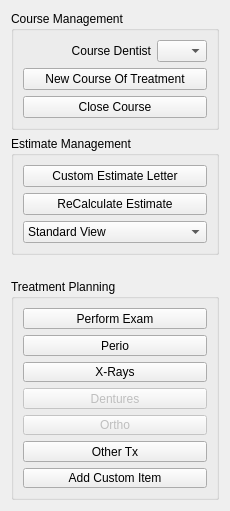
                     <widget class="QWidget" name="scrollAreaWidgetContents_4">
                      <property name="geometry">
                       <rect>
                        <x>0</x>
                        <y>0</y>
                        <width>217</width>
                        <height>511</height>
                       </rect>
                      </property>
                      <layout class="QVBoxLayout" name="verticalLayout_9">
                       <item>
                        <widget class="QGroupBox" name="groupBox_5">
                         <property name="title">
                          <string>Course Management</string>
                         </property>
                         <layout class="QGridLayout" name="gridLayout_35">
                          <item row="0" column="0">
                           <widget class="QLabel" name="label_22">
                            <property name="text">
                             <string>Course Dentist</string>
                            </property>
                            <property name="alignment">
                             <set>Qt::AlignRight|Qt::AlignTrailing|Qt::AlignVCenter</set>
                            </property>
                           </widget>
                          </item>
                          <item row="0" column="1">
                           <widget class="QComboBox" name="dnt2comboBox">
                            <property name="maximumSize">
                             <size>
                              <width>50</width>
                              <height>16777215</height>
                             </size>
                            </property>
                           </widget>
                          </item>
                          <item row="1" column="0" colspan="2">
                           <widget class="QPushButton" name="newCourse_pushButton">
                            <property name="text">
                             <string>New Course Of Treatment</string>
                            </property>
                           </widget>
                          </item>
                          <item row="2" column="0" colspan="2">
                           <widget class="QPushButton" name="closeTx_pushButton">
                            <property name="enabled">
                             <bool>true</bool>
                            </property>
                            <property name="text">
                             <string>Close Course</string>
                            </property>
                           </widget>
                          </item>
                         </layout>
                        </widget>
                       </item>
                       <item>
                        <widget class="QGroupBox" name="groupBox_16">
                         <property name="title">
                          <string>Estimate Management</string>
                         </property>
                         <layout class="QVBoxLayout" name="verticalLayout_12">
                          <item>
                           <widget class="QPushButton" name="estLetter_pushButton">
                            <property name="text">
                             <string>Custom Estimate Letter</string>
                            </property>
                            <property name="checkable">
                             <bool>false</bool>
                            </property>
                           </widget>
                          </item>
                          <item>
                           <widget class="QPushButton" name="recalcEst_pushButton">
                            <property name="toolTip">
                             <string>Use this feature to re-price all items in the &quot;tooth&quot; category of treatments. i.e all those which appear on the charts.

Note - this will not remove items which are currently there. </string>
                            </property>
                            <property name="text">
                             <string>ReCalculate Estimate</string>
                            </property>
                            <property name="checkable">
                             <bool>false</bool>
                            </property>
                            <property name="checked">
                             <bool>false</bool>
                            </property>
                           </widget>
                          </item>
                          <item>
                           <widget class="QComboBox" name="estView_comboBox">
                            <item>
                             <property name="text">
                              <string>Standard View</string>
                             </property>
                            </item>
                            <item>
                             <property name="text">
                              <string>Expanded View</string>
                             </property>
                            </item>
                            <item>
                             <property name="text">
                              <string>Plan/Completed (standard)</string>
                             </property>
                            </item>
                            <item>
                             <property name="text">
                              <string>Plan/Completed (expanded)</string>
                             </property>
                            </item>
                           </widget>
                          </item>
                         </layout>
                        </widget>
                       </item>
                       <item>
                        <spacer name="verticalSpacer_10">
                         <property name="orientation">
                          <enum>Qt::Vertical</enum>
                         </property>
                         <property name="sizeHint" stdset="0">
                          <size>
                           <width>20</width>
                           <height>40</height>
                          </size>
                         </property>
                        </spacer>
                       </item>
                       <item>
                        <widget class="QGroupBox" name="groupBox_4">
                         <property name="minimumSize">
                          <size>
                           <width>170</width>
                           <height>221</height>
                          </size>
                         </property>
                         <property name="title">
                          <string>Treatment Planning</string>
                         </property>
                         <layout class="QVBoxLayout" name="verticalLayout_2">
                          <item>
                           <widget class="QPushButton" name="examTxpushButton">
                            <property name="sizePolicy">
                             <sizepolicy hsizetype="Preferred" vsizetype="Fixed">
                              <horstretch>0</horstretch>
                              <verstretch>0</verstretch>
                             </sizepolicy>
                            </property>
                            <property name="maximumSize">
                             <size>
                              <width>16777215</width>
                              <height>16777215</height>
                             </size>
                            </property>
                            <property name="text">
                             <string>Perform Exam</string>
                            </property>
                           </widget>
                          </item>
                          <item>
                           <widget class="QPushButton" name="perioTxpushButton">
                            <property name="sizePolicy">
                             <sizepolicy hsizetype="Preferred" vsizetype="Fixed">
                              <horstretch>0</horstretch>
                              <verstretch>0</verstretch>
                             </sizepolicy>
                            </property>
                            <property name="maximumSize">
                             <size>
                              <width>16777215</width>
                              <height>16777215</height>
                             </size>
                            </property>
                            <property name="text">
                             <string>Perio</string>
                            </property>
                           </widget>
                          </item>
                          <item>
                           <widget class="QPushButton" name="xrayTxpushButton">
                            <property name="sizePolicy">
                             <sizepolicy hsizetype="Preferred" vsizetype="Fixed">
                              <horstretch>0</horstretch>
                              <verstretch>0</verstretch>
                             </sizepolicy>
                            </property>
                            <property name="maximumSize">
                             <size>
                              <width>16777215</width>
                              <height>16777215</height>
                             </size>
                            </property>
                            <property name="text">
                             <string>X-Rays</string>
                            </property>
                           </widget>
                          </item>
                          <item>
                           <widget class="QPushButton" name="dentureTxpushButton">
                            <property name="enabled">
                             <bool>false</bool>
                            </property>
                            <property name="sizePolicy">
                             <sizepolicy hsizetype="Preferred" vsizetype="Fixed">
                              <horstretch>0</horstretch>
                              <verstretch>0</verstretch>
                             </sizepolicy>
                            </property>
                            <property name="maximumSize">
                             <size>
                              <width>16777215</width>
                              <height>16777215</height>
                             </size>
                            </property>
                            <property name="text">
                             <string>Dentures</string>
                            </property>
                           </widget>
                          </item>
                          <item>
                           <widget class="QPushButton" name="OrthoTxpushButton">
                            <property name="enabled">
                             <bool>false</bool>
                            </property>
                            <property name="sizePolicy">
                             <sizepolicy hsizetype="Preferred" vsizetype="Fixed">
                              <horstretch>0</horstretch>
                              <verstretch>0</verstretch>
                             </sizepolicy>
                            </property>
                            <property name="maximumSize">
                             <size>
                              <width>16777215</width>
                              <height>16777215</height>
                             </size>
                            </property>
                            <property name="text">
                             <string>Ortho</string>
                            </property>
                           </widget>
                          </item>
                          <item>
                           <widget class="QPushButton" name="otherTxpushButton">
                            <property name="sizePolicy">
                             <sizepolicy hsizetype="Preferred" vsizetype="Fixed">
                              <horstretch>0</horstretch>
                              <verstretch>0</verstretch>
                             </sizepolicy>
                            </property>
                            <property name="maximumSize">
                             <size>
                              <width>16777215</width>
                              <height>16777215</height>
                             </size>
                            </property>
                            <property name="text">
                             <string>Other Tx</string>
                            </property>
                           </widget>
                          </item>
                          <item>
                           <widget class="QPushButton" name="customTx_pushButton">
                            <property name="text">
                             <string>Add Custom Item</string>
                            </property>
                           </widget>
                          </item>
                         </layout>
                        </widget>
                       </item>
                      </layout>
                     </widget>
